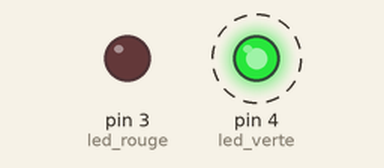
Simulated run of this sketch. Board: Arduino Uno, built with avr-gcc and run on an emulated ATmega328P. On the bench: output pins drawn as LEDs (lit = HIGH). Dashed ring = blinking. No radio packets arrive unless stated; what the sketch prints to the serial monitor is not drawn.

Above: at 0.03 s.
Timing chart, 0 to 3.0 s (numbered marks = the images above):
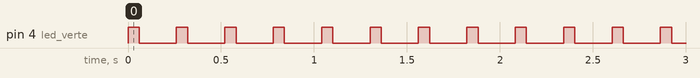

The sketch:

code-echange-envoie.ino
```cpp
#include <VirtualWire.h>
#define TxPin 12
#define RxPin 8
const int led_verte = 4;
const int led_rouge = 3;

void setup()
{

 // Initialisation du transmetteur
 pinMode(led_verte, OUTPUT);
 pinMode(led_rouge, OUTPUT);
 pinMode(TxPin, INPUT);
 Serial.begin(9600);    // Debugging only
 Serial.println("Setup Transmitter");
 // Initialise the IO and ISR
 vw_set_ptt_inverted(true); // Required for DR3100
 vw_setup(2000);  // Bits per sec

 // Initialisation du récepteur pinMode(11, OUTPUT);
 pinMode(8, OUTPUT);
 Serial.println("Setup Receiver");
 vw_set_ptt_inverted(true); // Required for DR3100
 vw_setup(2000); // Bits per sec
 vw_rx_start(); // Start the receiver PLL running

}


void loop()
{
  envoie("Test envoie 1");
}

void envoie(const char* msg)
{
 digitalWrite(led_verte, HIGH);
 digitalWrite(led_rouge, LOW);
 Serial.print("msg envoyé :");
 Serial.println(msg);
 vw_send((uint8_t *)msg, strlen(msg));
 vw_wait_tx(); // Wait until the whole message is gone
 digitalWrite(led_verte, LOW);
 digitalWrite(led_rouge, LOW);
 delay(200);
}

void recois()
{
  uint8_t buf[VW_MAX_MESSAGE_LEN];
  uint8_t buflen = VW_MAX_MESSAGE_LEN;
  if (vw_get_message(buf, &buflen)) // Non-blocking
 {
  int i;
  digitalWrite(led_rouge, HIGH);
  digitalWrite(led_verte, LOW);
  // Message with a good checksum received, dump it.
  Serial.print("From transmitter : ");

  for (i = 0; i < buflen; i++)
  {
    //Serial.print(buf[i], HEX);       →sert a afficher les valeurs en héxa
    Serial.print(char(buf[i]));
    //Serial.print(" ");
   }

   Serial.println("");
   digitalWrite(led_rouge, LOW);
   digitalWrite(led_verte, LOW);
 }
}
```

Measured:
- by itself, pin 4 (led_verte): alternates HIGH for 0.06 s and LOW for 0.20 s
